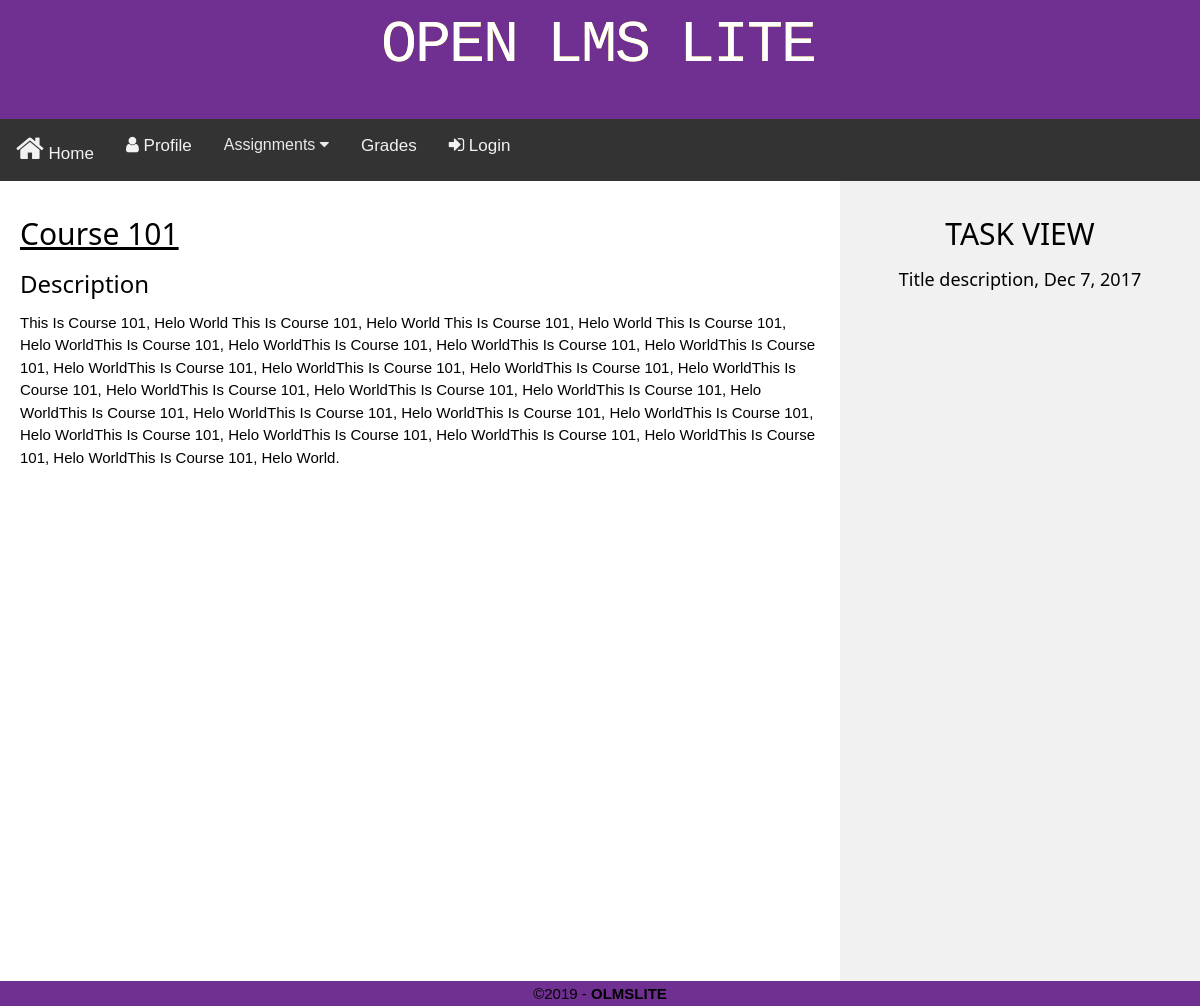
The page /courses/1/ on the database as committed earlier.
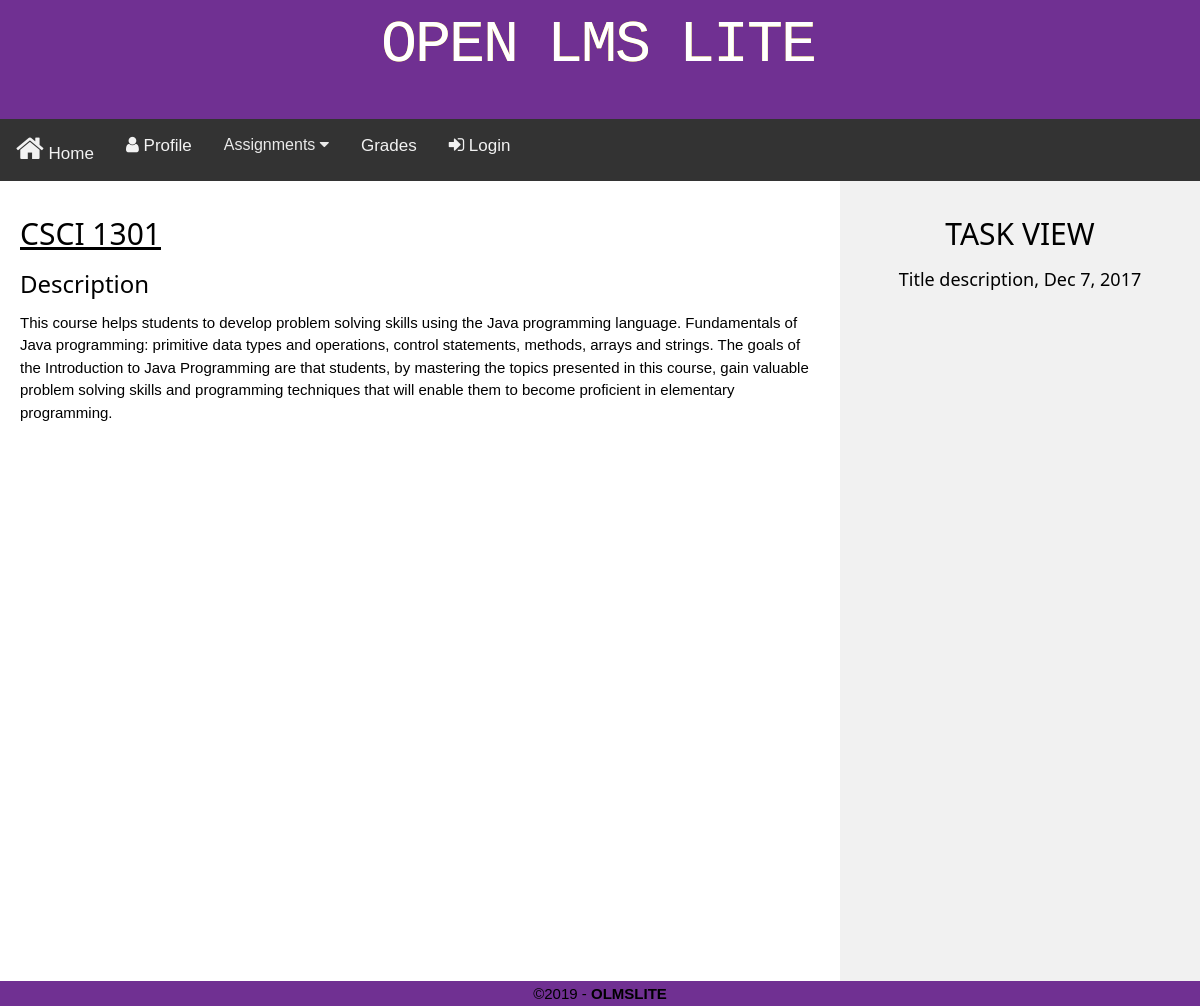
The same page on the database as committed later.
### courses/models.py (models this page shows, shortened)
class Course(models.Model):
	prof			= models.ForeignKey('accounts.Professor', on_delete=models.CASCADE, blank=True, default=None)
	students		= models.ManyToManyField('accounts.Student')
	course_name 	= models.CharField(max_length=255, unique=True)
	description		= models.TextField(blank=True)
	quizes			= models.ManyToManyField(Quiz)
	surveys 		= models.ManyToManyField(Survey)
	homeworks		= models.ManyToManyField(Homework)

### courses/views.py (the view, shortened to what this page needs)
# urls.py: path('courses/<int:id>/', courseView.course_view, name='course_page'),
def course_view(request, id):
	context_dict = {}
	course = Course.objects.get(id=id)
	quiz = QuizFileForm(request.POST, request.FILES)
	homework = HomeworkCreationForm(request.POST, request.FILES)
	context_dict['course'] = course
	context_dict['quizform'] = quiz
	context_dict['hwForm'] = homework
	context_dict['quizes'] = course.quizes.all()
	if 'hmwkSubmit' in request.POST:
		homework.save(course=course, prof=Professor.objects.get(id=request.user.id))
	return render(request,  'course_page.html', context_dict)

### templates/course_page.html (shortened to what this page needs)
{% extends 'base.html' %}
{% load static %}
{% block navbar %}
<nav>
      <div class="topnav" id="myTopnav">
          <a href="{% url 'index' %}"><i class="fa fa-home" style="font-size:30px"></i> Home</a>
          <a href="{% url 'profile' %}"><i class="fa fa-user" style="font-size:18px"></i> Profile</a>
          <div class = "dropdown">
              <button class="dropbtn">Assignments
                  <i class="fa fa-caret-down"></i>
              </button>
          </div>
          <a href={% url 'assignment_list' cid=course.id %}>Grades</a>
          {% if user.is_authenticated %}
              <a href="{% url 'logout' %}"><i class="fa fa-sign-out" style="font-size:18px"></i> Logout</a>
          {% else %}
            <a href="{% url 'login' %}"><i class="fa fa-sign-in" style="font-size:18px"></i> Login</a>
          {% endif %}
      </div>
</nav>
{% endblock navbar %}
{% block content %}
    <div class="row">
  <div class="main w3-animate-opacity">
    <h2 id = "courseName" onclick="showHideCourse()">{{ course.course_name }}</h2>
      <div id="courseDesc" style="display: block;">
            <h3>Description</h3>
            {{ course.description }}
      </div>
  </div>
  <div class="side w3-center w3-animate-right">
    <h2>TASK VIEW</h2>
    <h5>Title description, Dec 7, 2017</h5>
  </div>
</div>
{% endblock content %}

Rows that differ between the two databases and show on the page:
changed Course: course_name "Course 101" → "CSCI 1301"; description "This Is Course 101, Helo World This Is Course 101, Helo World This Is Course 101, Helo World This Is Course 101, Helo WorldThis Is Course 101, Helo WorldThis Is Course 101, Helo WorldThis Is Course 101, Helo WorldThis Is Course 101, Helo WorldThis Is Course 101, Helo WorldThis Is Course 101, Helo WorldThis Is Course 101, Helo WorldThis Is Course 101, Helo WorldThis Is Course 101, Helo WorldThis Is Course 101, Helo WorldThis Is Course 101, Helo WorldThis Is Course 101, Helo WorldThis Is Course 101, Helo WorldThis Is Course 101, Helo WorldThis Is Course 101, Helo WorldThis Is Course 101, Helo WorldThis Is Course 101, Helo WorldThis Is Course 101, Helo WorldThis Is Course 101, Helo WorldThis…" → "This course helps students to develop problem solving skills using the Java programming language. Fundamentals of Java programming: primitive data types and operations, control statements, methods, arrays and strings. The goals of the Introduction to Java Programming are that students, by mastering the topics presented in this course, gain valuable problem solving skills and programming techniques that will enable them to become proficient in elementary programming."
